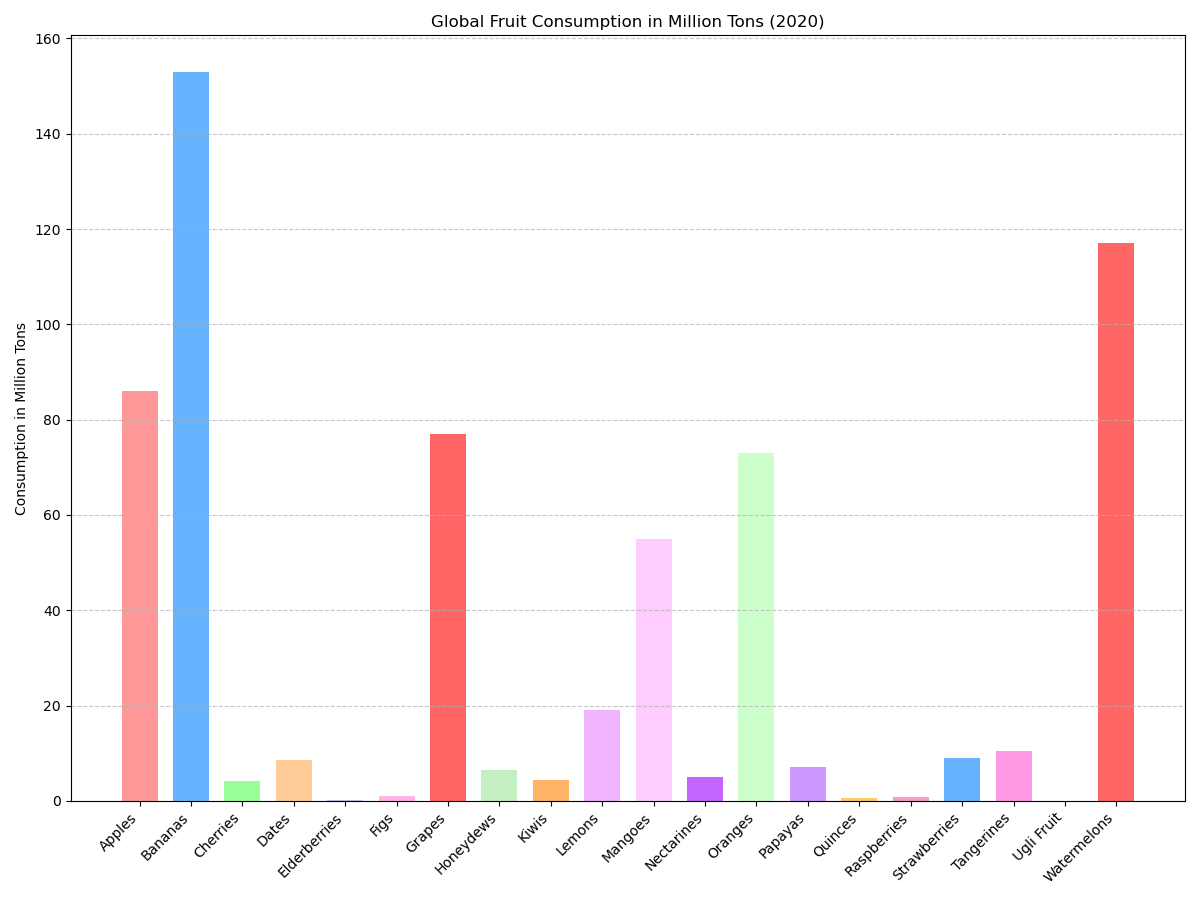

Generate this figure with Python:

import matplotlib.pyplot as plt

# Data
fruit = ['Apples', 'Bananas', 'Cherries', 'Dates', 'Elderberries',
         'Figs', 'Grapes', 'Honeydews', 'Kiwis', 'Lemons',
         'Mangoes', 'Nectarines', 'Oranges', 'Papayas', 'Quinces',
         'Raspberries', 'Strawberries', 'Tangerines', 'Ugli Fruit', 'Watermelons']
consumption = [86, 153, 4.1, 8.5, 0.15,
               1.1, 77, 6.4, 4.3, 19,
               55, 5.1, 73, 7, 0.6,
               0.8, 9, 10.5, 0.003, 117]

# Create bar chart
plt.figure(figsize=(12, 9))
colors = ['#ff9999', '#66b3ff', '#99ff99', '#ffcc99', '#c2c2f0',
          '#ffb3e6', '#ff6666', '#c2f0c2', '#ffb366', '#f0b3ff',
          '#ffccff', '#c266ff', '#ccffcc', '#cc99ff', '#ffcc66',
          '#ff99cc', '#66b2ff', '#ff99e6', '#99ffcc', '#ff6666']

plt.bar(fruit, consumption, color=colors, width=0.7)

# Customizing the plot
plt.ylabel('Consumption in Million Tons')
plt.title('Global Fruit Consumption in Million Tons (2020)')
plt.xticks(rotation=45, ha='right')
plt.grid(axis='y', linestyle='--', alpha=0.7)

plt.tight_layout()
plt.show()
